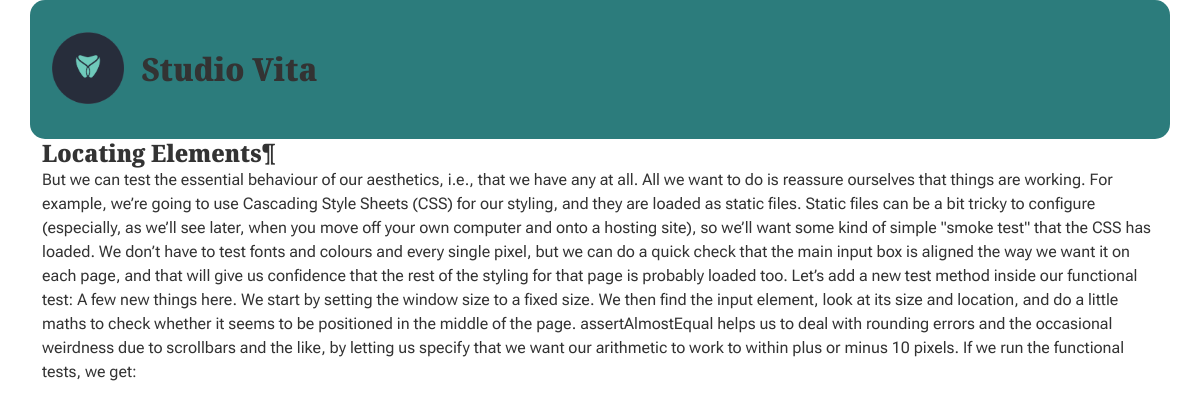
Page /block/locating-elements on the committed database.
### block/models.py (models this page shows, shortened)
class Article(models.Model):
    title = models.CharField(max_length=30)
    full_text = models.TextField()
    summary = models.CharField(max_length=225)
    category = models.CharField(max_length=30)
    pubdate = models.DateTimeField()
    slug = models.CharField(max_length=225, unique=True)

### block/views.py (the view)
# urls.py: path('block/<slug:slug>', views.article_page, name='article_page'),
def article_page(request, slug):
    article = Article.objects.get(slug=slug)
    context = {"article": article}
    return render(request, 'article_page.html', context)

### block/templates/article_page.html (shortened to what this page needs)
{% extends 'base.html' %}
{% load static %}
{% block content %}
<div class="article">
    <h2 class="article-title">{{article.title}}</h2>
    <p class="article-text_full">{{article.full_text}}</p>
</div>
{% endblock %}

### block/static/block/styles.css (style rules this page uses)
body { font-family:'Roboto Flex', Arial, Helvetica, sans-serif; font-size: 16px; color: #333; }
h1, h2, h3 { font-family:'Noto Serif SemiCondensed'; font-weight: 350; }
h2 { font-size: 1.5em; }
.article { margin-bottom: 2em; }
h2.article-title { font-family: 'Noto Serif SemiCondensed'; margin: 0; }

### rows in the picture
Article: title "Locating Elements¶", full_text "But we can test the essential behaviour of our aesthetics, i.e., that we have any at all. All we want to do is reassure ourselves that things are working. For example, we’re going to use Cascading Style Sheets (CSS) for our styling, and they are loaded as static files. Static files can be a bit tricky to configure (especially, as we’ll see later, when you move off your own computer and onto a hosting site), so we’ll want some kind of simple \"smoke test\" that the CSS has loaded. We don’t have to test fonts and colours and every single pixel, but we can do a quick check that the main input box is aligned the way we want it on each page, and that will give us confidence that the rest of the…"
